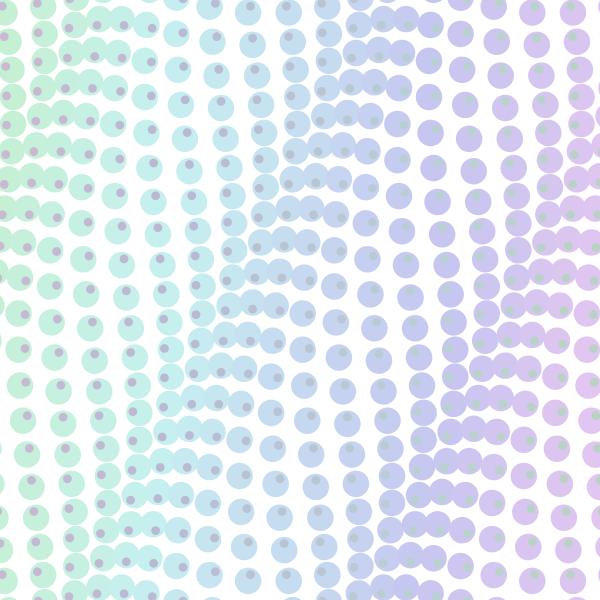
Frame 1 (no input)
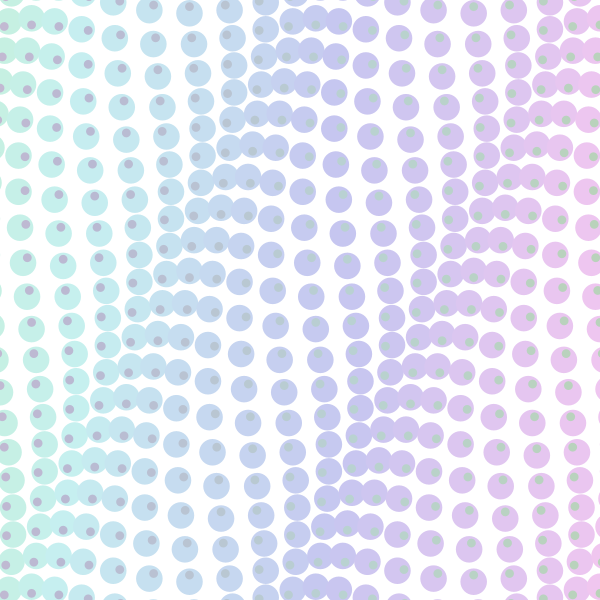
Frame 60 (the mouse pressed at the canvas centre just before this capture)
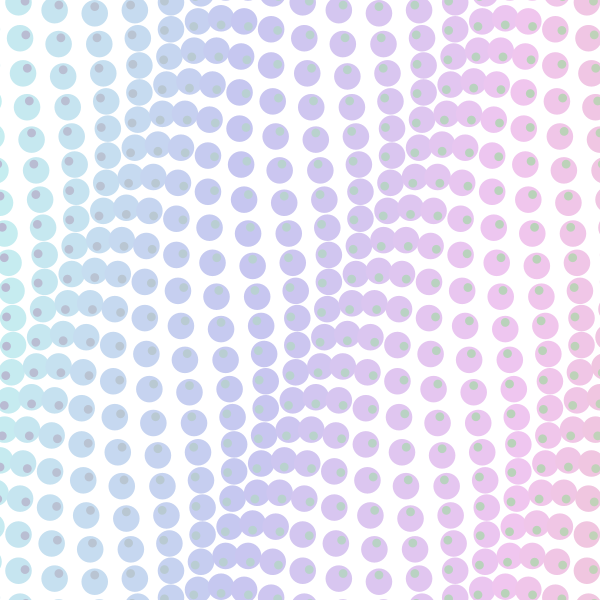
Frame 120 (the mouse held since frame 60 and released just before this capture)

The Processing sketch that drew these frames (run headless with seeded random() and noise(); from frame 60 on, the mouse is pressed at the canvas centre):

// Processing sketch: processing_151775
// ── processing_151775.pde

/*
 * Creative Coding
 * Week 2, 05 - Moving Patterns 1
 * by Indae Hwang and Jon McCormack
 * Copyright (c) 2014 Monash University
 *
 * This sketch builds on the previous sketches, drawing shapes based on the
 * current framerate. The movement of individual shapes combine to create a
 * gestalt field of motion. Use the arrow keys on your keyboard to change the
 * frame rate. 
 * 
 */

// variable used to store the current frame rate value
int frame_rate_value;

void setup() {
  size(600, 600);

  frame_rate_value = 9;
  frameRate(frame_rate_value);
  rectMode(CENTER);
  background(255);
  colorMode(HSB);
}


void draw() {

  background(255);

  int num = 20;
  int margin = 0;
  float gutter = 5; //distance between each cell
  float cellsize = ( width - (2 * margin) - gutter * (num - 1) ) / (num - 1);

  int circleNumber = 0; // counter
  for (int i=0; i<num; i++) {
    for (int j=0; j<num; j++) {
      circleNumber = (i * num) + j; // different way to calculate the circle number from w2_04

      float tx = margin + cellsize * i + gutter * i;
      float ty = margin + cellsize * j + gutter * j;

      movingCircle(tx, ty, cellsize, circleNumber);
    }
  }
} //end of draw 


void movingCircle(float x, float y, float size, int circleNum) {

  float finalAngle;
  int colourshift;
  finalAngle = frameCount + circleNum;
  colourshift = ((int) finalAngle / 4);
//println ("finalangle:" + finalAngle);

  //the rotating angle for each tempX and tempY postion is affected by frameRate and angle;  
  float tempX = x + (size / 2) * sin(PI / frame_rate_value * finalAngle);
  float tempY = y + (size / 2) * cos(PI / frame_rate_value * finalAngle);
//  println ("tempX, Y:" + tempX +"   " + tempY);
  noStroke();
  fill(99 + colourshift,44,240);
  ellipse(tempX, tempY, size, size);
  fill(200 - colourshift,30,210);
  ellipse((x + tempX)/2,(y + tempY)/2, size/3, size/3);
  stroke(0);
  noFill();
  stroke(0);
//  line(x, y, tempX, tempY);
}


/*
 * keyReleased function
 *
 * called automatically by Processing when a keyboard key is released
 */
void keyReleased() {

  // right arrow -- increase frame_rate_value
  if (keyCode == RIGHT && frame_rate_value < 60) {
    frame_rate_value++;
  }

  // left arrow -- decrease frame_rate_value
  if ( keyCode == LEFT && frame_rate_value > 1) {
    frame_rate_value--;
  }

  // set the frameRate and print current value on the screen
  frameRate(frame_rate_value);
  println("Current frame Rate is: " + frame_rate_value);
}
